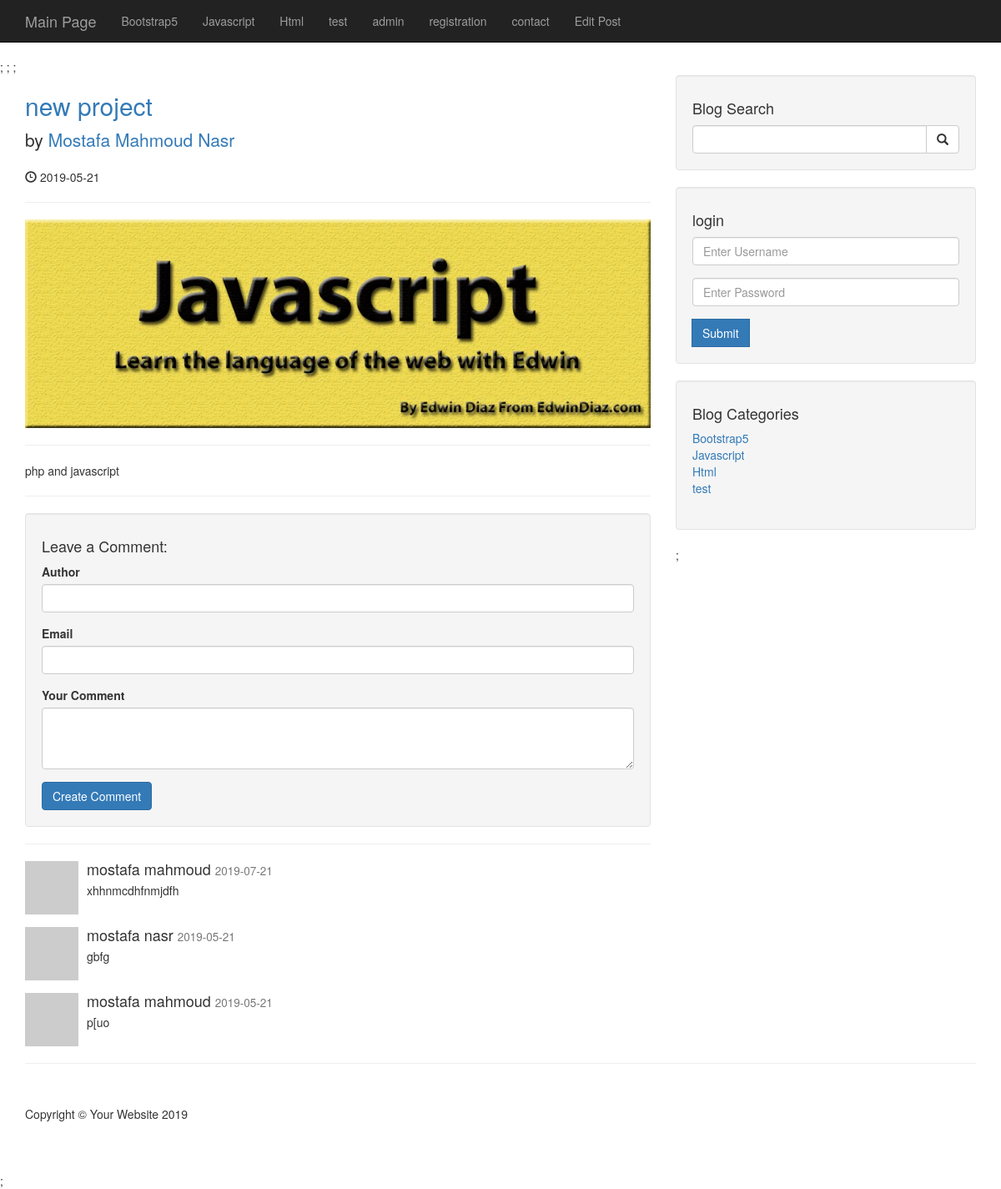
The app's page /post.php?p_id=371 with its own data.
### tables this page shows
CREATE TABLE `categories` (
  `cat_id` int(3) NOT NULL,
  `cat_title` varchar(255) NOT NULL
);

CREATE TABLE `posts` (
  `post_id` int(3) NOT NULL,
  `post_category_id` int(3) NOT NULL,
  `post_title` varchar(255) NOT NULL,
  `post_author` varchar(255) NOT NULL,
  `post_date` date NOT NULL,
  `post_image` text NOT NULL,
  `post_content` text NOT NULL,
  `post_tags` varchar(255) NOT NULL,
  `post_comment_count` int(11) NOT NULL,
  `post_status` varchar(255) NOT NULL,
  `post_view_count` int(11) NOT NULL
);

CREATE TABLE `comments` (
  `comment_id` int(3) NOT NULL,
  `comment_post_id` int(3) NOT NULL,
  `comment_author` varchar(255) NOT NULL,
  `comment_email` varchar(255) NOT NULL,
  `comment_content` text NOT NULL,
  `comment_status` varchar(255) NOT NULL,
  `comment_date` date NOT NULL
);

### post.php (the view, shortened to what this page needs)
<?php include "includes/header.php"?>;
<?php include "includes/db.php"?>;
<?php include "includes/navigation.php"?>;
<div class="container">
    <div class="row">
        <div class="col-md-8">
            <?php
            if(isset($_GET['p_id'])){
                $the_post_id = $_GET['p_id'];
                $query = "select * from posts where post_id = $the_post_id";
                $result_posts = mysqli_query($connection , $query);
                 while($row = mysqli_fetch_assoc($result_posts)) {
                $post_title = $row['post_title'];
                $post_author = $row['post_author'];
                $post_date = $row['post_date'];
                $post_image = $row['post_image'];
                $post_content = $row['post_content'];
                ?>
                <h2>
                    <a href="#"><?php echo $post_title; ?></a>
                </h2>
                <p class="lead">
                    by <a href="index.php"><?php echo $post_author; ?></a>
                </p>
                <p><span class="glyphicon glyphicon-time"></span> <?php echo $post_date; ?></p>
                <hr>
                <img class="img-responsive" src="images/<?php echo $post_image; ?>" alt="">
                <hr>
                <p><?php echo $post_content; ?></p>
                <hr>
            <?php   }   ?>
            <div class="well">
                <h4>Leave a Comment:</h4>
                <form  action = "" method="post" role="form">
                    <div class="form-group">
                        <label for="author">Author</label>
                        <input type = text class = form-control name = "comment_author">
                    </div>
                    <div class="form-group">
                        <label for="email">Email</label>
                        <input type = email class = form-control name = "comment_email">
                    </div>
                    <div class="form-group">
                        <label for="comment">Your Comment</label>
                        <textarea name="comment_content" class="form-control" rows="3"></textarea>
                    </div>
                    <button type="submit" name = "create_comment" class="btn btn-primary">Create Comment</button>
                </form>
            </div>
            <hr>
            <?php
            $query = "select * from comments where comment_post_id = {$the_post_id} and comment_status = 'approved' order by comment_id desc";
            $posted_comment = mysqli_query($connection,$query);
            while($row = mysqli_fetch_assoc($posted_comment)){
                $comment_author = $row['comment_author'];
                $comment_date = $row['comment_date'];
                $comment_content = $row['comment_content'];
                ?>
                <div class="media">
                    <a class="pull-left" href="#">
                        <img class="media-object" src="http://placehold.it/64x64" alt="">
                    </a>
                    <div class="media-body">
                        <h4 class="media-heading"><?php echo $comment_author;?>
                            <small><?php echo $comment_date;?></small>
                        </h4>
                        <?php echo $comment_content;?>
                    </div>
                </div>
            <?php }  } else{header("location:index.php");}  ?>
        </div>
        <?php include "includes/sidebar.php"?>;
    </div>
</div>
<hr>
<?php include "includes/footer.php"?>;

### includes/navigation.php (shortened to what this page needs)
<nav class="navbar navbar-inverse navbar-fixed-top" role="navigation">
    <div class="container">
        <div class="navbar-header">
            <a class="navbar-brand" href="index.php">Main Page</a>
        </div>
        <div class="collapse navbar-collapse" id="bs-example-navbar-collapse-1">
            <ul class="nav navbar-nav">
                <?php
                $query = "select * from categories";
                $result = mysqli_query($connection , $query);
                while($row = mysqli_fetch_assoc($result)){
                    $cat_title = $row['cat_title'];
                    $cat_id = $row['cat_id'];
                    $category_class = '';
                    $registration_class = '';
                    $contact_class = '';
                    echo "<li class='$category_class'><a href='category.php?category=$cat_id'>{$cat_title}</a></li>" ;
                }
                ?>
                 <li><a href="admin">admin</a></li>
                <li class="<?php echo $registration_class; ?> "><a href="registration.php">registration</a></li>
                <li class="<?php echo $contact_class; ?> "><a href="contact.php">contact</a></li>
                <?php
                        if(isset($_GET['p_id'])){
                            $the_edit_post = $_GET['p_id'];
                            echo "<li><a href='admin/posts.php?source=edit_post&p_id={$the_edit_post}'>Edit Post</a></li>";
                        }
                ?>
            </ul>
        </div>
    </div>
</nav>

### includes/sidebar.php (shortened to what this page needs)
<div class="col-md-4">
    <div class="well">
        <h4>Blog Search</h4>
        <form action = "search.php" method="post">
        <div class="input-group">
            <input name =  "search" type="text" class="form-control">
            <span class="input-group-btn">
                            <button name = "submit" class="btn btn-default" type="submit">
                                <span class="glyphicon glyphicon-search"></span>
                        </button>
                        </span>
        </div>
        </form>
    </div>
    <div class="well">
        <?php if(isset($_SESSION['user_role'])): ?>
            <h4>Welcome <?php echo $_SESSION['username']; ?></h4>
            <a href="includes/logout.php" class="btn btn-primary">logout</a>
        <?php else: ?>
            <h4>login</h4>
            <form action = "includes/login.php" method="post">
                <div class="form-group">
                    <input name =  "username" type="text" class="form-control" placeholder="Enter Username">
                </div>
                <div class="form-group">
                    <input name =  "password" type="password" class="form-control" placeholder="Enter Password">
                </div>
                <div><span class = "input-group-btn">
                       <button name = "login" class = "btn btn-primary"  type="submit">Submit
                       </button>
                    </span>
                </div>
            </form>
        <?php endif; ?>
    </div>
    <div class="well">
        <?php
        $query = "select * from categories";
        $result = mysqli_query($connection , $query);
        ?>
        <h4>Blog Categories</h4>
        <div class="row">
            <div class="col-lg-12">
                <ul class="list-unstyled">
                    <?php
                    while($row = mysqli_fetch_assoc($result)){
                    $cat_title = $row['cat_title'];
                        $cat_id = $row['cat_id'];
                    echo "<li><a href='category.php?category=$cat_id'>{$cat_title}</a></li>" ;
                    }
                    ?>
                </ul>
            </div>
            <div class="col-lg-6">
            </div>
        </div>
    </div>

### css/blog-home.css (style rules this page uses)
body { padding-top: 70px; }

### records on screen
categories: cat_title "Bootstrap5"
categories: cat_title "Javascript"
categories: cat_title "Html"
categories: cat_title "test"
posts: post_title "new project", post_author "Mostafa Mahmoud Nasr", post_date "2019-05-21", post_image (picture), post_content "php and javascript"
comments: comment_author "mostafa mahmoud", comment_date "2019-07-21", comment_content "xhhnmcdhfnmjdfh"
comments: comment_author "mostafa nasr", comment_date "2019-05-21", comment_content "gbfg"
comments: comment_author "mostafa mahmoud", comment_date "2019-05-21", comment_content "p[uo"
